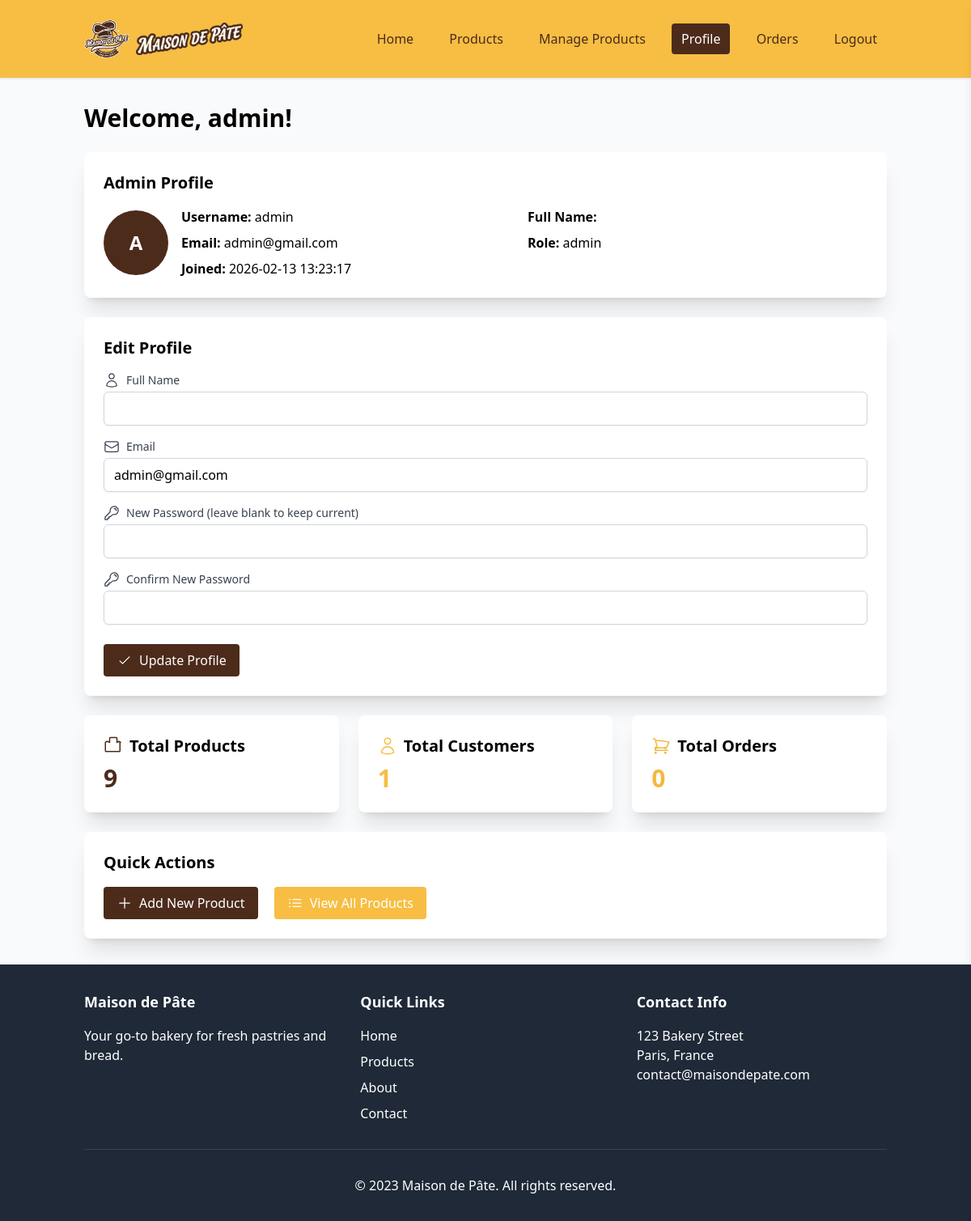
Page /admin/dashboard.php (signed in) on the committed database.
### tables this page shows
CREATE TABLE users (
    id INT AUTO_INCREMENT PRIMARY KEY,
    username VARCHAR(50) NOT NULL UNIQUE,
    fullname VARCHAR(100),
    email VARCHAR(100) NOT NULL UNIQUE,
    password VARCHAR(255) NOT NULL,
    role ENUM('customer', 'admin') DEFAULT 'customer',
    created_at TIMESTAMP DEFAULT CURRENT_TIMESTAMP
);

### includes/functions.php (called while the page is built, shortened)
<?php
function sanitize($input) {
    return htmlspecialchars(trim($input), ENT_QUOTES, 'UTF-8');
}
function getUser($pdo, $user_id) {
    $stmt = $pdo->prepare("SELECT * FROM users WHERE id = ?");
    $stmt->execute([$user_id]);
    return $stmt->fetch();
}
?>

### admin/dashboard.php (the view, shortened to what this page needs)
<?php
require_once '../includes/db.php';
require_once '../includes/functions.php';
$user = getUser($pdo, $_SESSION['user_id']);
try {
    $stmt = $pdo->query("SELECT COUNT(*) as total_products FROM products");
    $total_products = $stmt->fetch()['total_products'];
    $stmt = $pdo->query("SELECT COUNT(*) as total_users FROM users WHERE role = 'customer'");
    $total_customers = $stmt->fetch()['total_users'];
    $stmt = $pdo->query("SELECT COUNT(*) as total_orders FROM orders");
    $total_orders = $stmt->fetch()['total_orders'];
} catch (PDOException $e) {
    $total_products = $total_customers = $total_orders = 0;
}
?>
<!DOCTYPE html>
<html lang="en">
<head>
    <script src="https://cdn.tailwindcss.com"></script>
    <link rel="stylesheet" href="https://cdnjs.cloudflare.com/ajax/libs/animate.css/4.1.1/animate.min.css">
</head>
<body class="bg-gray-50 min-h-screen flex flex-col">
    <?php include '../includes/navbar.php'; ?>
    <div class="flex-grow">
    <div class="container mx-auto px-4 py-8">
        <h2 class="text-3xl font-bold mb-6 animate__animated animate__fadeInDown">Welcome, <?php echo sanitize($user['username']); ?>!</h2>
        <div class="bg-white p-6 rounded-lg shadow-xl mb-6 animate__animated animate__fadeInUp">
            <h3 class="text-xl font-semibold mb-4">Admin Profile</h3>
            <div class="flex items-center space-x-4">
                <div class="w-20 h-20 bg-[#4c2b1b] rounded-full flex items-center justify-center text-white text-2xl font-bold">
                    <?php echo strtoupper(substr(sanitize($user['username']), 0, 1)); ?>
                </div>
                <div class="flex-1 grid grid-cols-1 md:grid-cols-2 gap-2">
                    <p><strong>Username:</strong> <?php echo sanitize($user['username']); ?></p>
                    <p><strong>Full Name:</strong> <?php echo sanitize($user['fullname'] ?? ''); ?></p>
                    <p><strong>Email:</strong> <?php echo sanitize($user['email']); ?></p>
                    <p><strong>Role:</strong> <?php echo sanitize($user['role']); ?></p>
                    <p><strong>Joined:</strong> <?php echo sanitize($user['created_at']); ?></p>
                </div>
            </div>
        </div>
        <div class="bg-white p-6 rounded-lg shadow-xl mb-6 animate__animated animate__fadeInUp animate__delay-1s">
            <h3 class="text-xl font-semibold mb-4">Edit Profile</h3>
            <form method="post">
                <div class="mb-4">
                    <label for="fullname" class="block text-sm font-medium text-gray-700 flex items-center">
                        <span class="ml-2">Full Name</span>
                    </label>
                    <input type="text" name="fullname" id="fullname" value="<?php echo sanitize($user['fullname'] ?? ''); ?>" class="mt-1 block w-full px-3 py-2 border border-gray-300 rounded-md shadow-sm focus:outline-none focus:ring-[#4c2b1b] focus:border-[#4c2b1b]">
                </div>
                <div class="mb-4">
                    <label for="email" class="block text-sm font-medium text-gray-700 flex items-center">
                        <span class="ml-2">Email</span>
                    </label>
                    <input type="email" name="email" id="email" required value="<?php echo sanitize($user['email']); ?>" class="mt-1 block w-full px-3 py-2 border border-gray-300 rounded-md shadow-sm focus:outline-none focus:ring-[#4c2b1b] focus:border-[#4c2b1b]">
                </div>
                <div class="mb-4">
                    <label for="password" class="block text-sm font-medium text-gray-700 flex items-center">
                        <span class="ml-2">New Password (leave blank to keep current)</span>
                    </label>
                    <input type="password" name="password" id="password" class="mt-1 block w-full px-3 py-2 border border-gray-300 rounded-md shadow-sm focus:outline-none focus:ring-[#4c2b1b] focus:border-[#4c2b1b]">
                </div>
                <div class="mb-6">
                    <label for="confirm_password" class="block text-sm font-medium text-gray-700 flex items-center">
                        <span class="ml-2">Confirm New Password</span>
                    </label>
                    <input type="password" name="confirm_password" id="confirm_password" class="mt-1 block w-full px-3 py-2 border border-gray-300 rounded-md shadow-sm focus:outline-none focus:ring-[#4c2b1b] focus:border-[#4c2b1b]">
                </div>
                <button type="submit" class="bg-[#4c2b1b] text-white px-4 py-2 rounded hover:bg-[#3a1f14] transition duration-300 flex items-center">
                    <svg xmlns="http://www.w3.org/2000/svg" fill="none" viewBox="0 0 24 24" stroke-width="1.5" stroke="currentColor" class="w-5 h-5 mr-2"><path stroke-linecap="round" stroke-linejoin="round" d="M5 13l4 4L19 7" /></svg>
                    <span>Update Profile</span>
                </button>
            </form>
        </div>
        <div class="grid grid-cols-1 md:grid-cols-3 gap-6 mb-6 animate__animated animate__fadeInUp">
            <div class="bg-white p-6 rounded-lg shadow-xl">
                <div class="flex items-center mb-2">
                    <h3 class="text-xl font-semibold">Total Products</h3>
                </div>
                <p class="text-3xl font-bold text-[#4c2b1b]"><?php echo $total_products; ?></p>
            </div>
            <div class="bg-white p-6 rounded-lg shadow-xl">
                <div class="flex items-center mb-2">
                    <h3 class="text-xl font-semibold">Total Customers</h3>
                </div>
                <p class="text-3xl font-bold text-[#f7be43]"><?php echo $total_customers; ?></p>
            </div>
            <div class="bg-white p-6 rounded-lg shadow-xl">
                <div class="flex items-center mb-2">
                    <h3 class="text-xl font-semibold">Total Orders</h3>
                </div>
                <p class="text-3xl font-bold text-[#f3b93d]"><?php echo $total_orders; ?></p>
            </div>
        </div>
        <div class="bg-white p-6 rounded-lg shadow-xl animate__animated animate__fadeInUp">
            <h3 class="text-xl font-semibold mb-4">Quick Actions</h3>
            <a href="products.php?action=add" class="bg-[#4c2b1b] text-white px-4 py-2 rounded hover:bg-[#3a1f14] transition duration-300 inline-flex items-center">
                <svg xmlns="http://www.w3.org/2000/svg" fill="none" viewBox="0 0 24 24" stroke-width="1.5" stroke="currentColor" class="w-5 h-5 mr-2"><path stroke-linecap="round" stroke-linejoin="round" d="M12 4.5v15m7.5-7.5h-15" /></svg>
                Add New Product
            </a>
            <a href="products.php" class="bg-[#f7be43] text-white px-4 py-2 rounded hover:bg-[#e6c28a] transition duration-300 ml-4 inline-flex items-center">
                View All Products
            </a>
        </div>
    </div>
    </div>
    <?php include '../includes/footer.php'; ?>
</body>
</html>

### rows in the picture
users: username "admin", username "A", email "admin@gmail.com", role "admin", created_at "2026-02-13 13:23:17"

### other values in the picture
$total_products "9"
$total_customers "1"
$total_orders "0"
